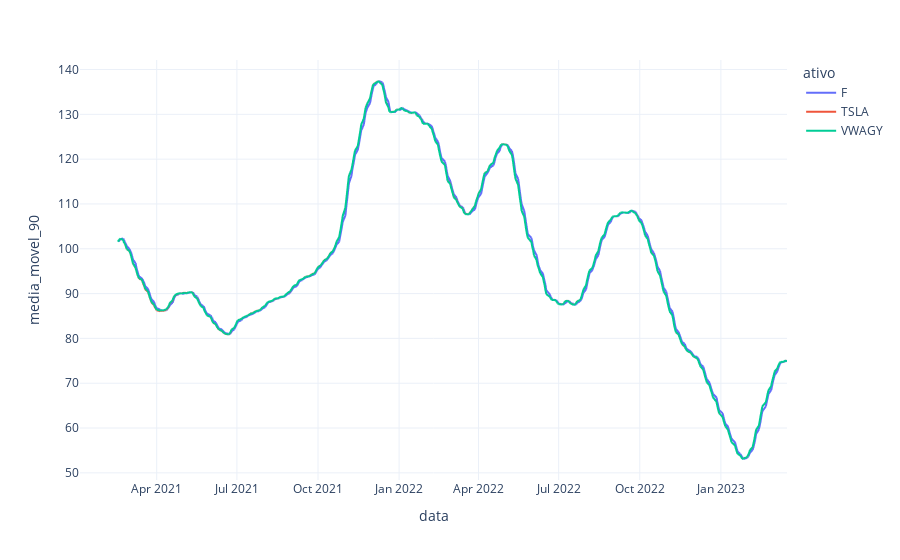

Notebook source saved alongside this figure:
### Code cell
#3
fig = px.line(df, x="data", y="media_movel_90", color='ativo', template='plotly_white')
fig.show()

### Figure 1 — Plotly figure (JSON) as saved in the notebook; plotly's stock layout.template omitted (floating-point values rounded to 4 significant figures; data arrays with more than 128 entries replaced by an {"elided": "..."} marker saying what was removed)
{"data": [{"hovertemplate": "ativo=F<br>data=%{x}<br>media_movel_90=%{y}<extra></extra>", "legendgroup": "F", "line": {"color": "#636efa", "dash": "solid"}, "marker": {"symbol": "circle"}, "mode": "lines", "name": "F", "showlegend": true, "type": "scattergl", "x": {"elided": "555 str values"}, "xaxis": "x", "y": {"elided": "555 float values"}, "yaxis": "y"}, {"hovertemplate": "ativo=TSLA<br>data=%{x}<br>media_movel_90=%{y}<extra></extra>", "legendgroup": "TSLA", "line": {"color": "#EF553B", "dash": "solid"}, "marker": {"symbol": "circle"}, "mode": "lines", "name": "TSLA", "showlegend": true, "type": "scattergl", "x": {"elided": "555 str values"}, "xaxis": "x", "y": {"elided": "555 float values"}, "yaxis": "y"}, {"hovertemplate": "ativo=VWAGY<br>data=%{x}<br>media_movel_90=%{y}<extra></extra>", "legendgroup": "VWAGY", "line": {"color": "#00cc96", "dash": "solid"}, "marker": {"symbol": "circle"}, "mode": "lines", "name": "VWAGY", "showlegend": true, "type": "scattergl", "x": {"elided": "555 str values"}, "xaxis": "x", "y": {"elided": "555 float values"}, "yaxis": "y"}], "layout": {"legend": {"title": {"text": "ativo"}, "tracegroupgap": 0}, "margin": {"t": 60}, "xaxis": {"anchor": "y", "domain": [0, 1], "title": {"text": "data"}}, "yaxis": {"anchor": "x", "domain": [0, 1], "title": {"text": "media_movel_90"}}}}
